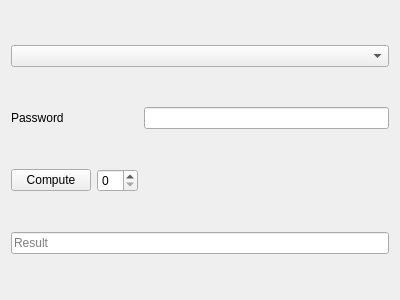
<?xml version="1.0" encoding="UTF-8"?>
<ui version="4.0">
 <class>MainWindow</class>
 <widget class="QMainWindow" name="MainWindow">
  <property name="geometry">
   <rect>
    <x>0</x>
    <y>0</y>
    <width>400</width>
    <height>300</height>
   </rect>
  </property>
  <property name="windowTitle">
   <string>MainWindow</string>
  </property>
  <widget class="QWidget" name="centralWidget">
   <layout class="QGridLayout" name="gridLayout">
    <item row="3" column="0" colspan="3">
     <widget class="QLineEdit" name="lineEditResult">
      <property name="placeholderText">
       <string>Result</string>
      </property>
     </widget>
    </item>
    <item row="1" column="0">
     <widget class="QLabel" name="labelPassword">
      <property name="text">
       <string>Password</string>
      </property>
     </widget>
    </item>
    <item row="2" column="0">
     <widget class="QPushButton" name="pushButtonCompute">
      <property name="text">
       <string>Compute</string>
      </property>
     </widget>
    </item>
    <item row="1" column="2">
     <widget class="QLineEdit" name="lineEditPassword"/>
    </item>
    <item row="0" column="0" colspan="3">
     <widget class="QComboBox" name="comboBoxWebsites"/>
    </item>
    <item row="2" column="1">
     <widget class="QSpinBox" name="spinBoxCutChar"/>
    </item>
   </layout>
  </widget>
 </widget>
 <layoutdefault spacing="6" margin="11"/>
 <resources/>
 <connections/>
</ui>
